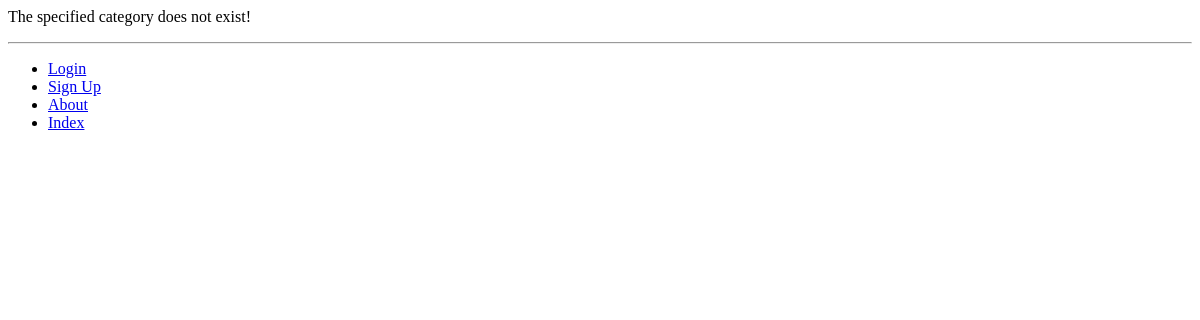
Page /rango/category/alain/ on the earlier database version.
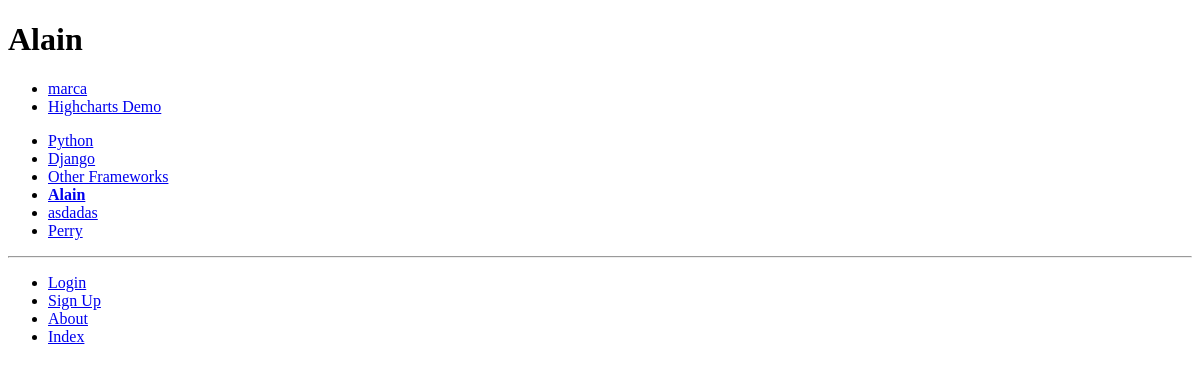
Same page on the later database version.
### rango/models.py (models this page shows, shortened)
class Category(models.Model):
    name = models.CharField(max_length=128, unique=True)
    views = models.IntegerField(default=0)
    likes = models.IntegerField(default=0)
    slug = models.SlugField(unique=True)
    class Meta:
        verbose_name_plural = 'categories'

class Page(models.Model):
    category = models.ForeignKey(Category, on_delete=models.CASCADE)
    title = models.CharField(max_length=128)
    url = models.URLField()
    views = models.IntegerField(default=0)

### rango/views.py (the view)
# urls.py: path('category/<slug:category_name_slug>/', views.show_category, name='show_category'),
def show_category(request, category_name_slug):
    context_dict = {}
    try:
        category = Category.objects.get(slug=category_name_slug)
        pages = Page.objects.filter(category=category)
        context_dict['pages'] = pages
        context_dict['category'] = category
    except Category.DoesNotExist:
        context_dict['category'] = None
        context_dict['pages'] = None
    return render(request, 'rango/category.html', context_dict)

### rango/templatetags/rango_template_tags.py (called while the page is built)
@register.inclusion_tag('rango/categories.html')
def get_category_list(current_category=None):
    return {'categories': Category.objects.all(),
            'current_category': current_category}

### templates/rango/category.html (shortened to what this page needs)
{% extends 'rango/base.html' %}
{% load staticfiles %}
{% block body_block %}
    {% if category %}
        <h1>{{ category.name }}</h1>
        {% if pages %}
            <ul>
            {% for page in pages %}
            <li><a href="{{ page.url }}">{{ page.title }}</a></li>
            {% endfor %}
            </ul>
        {% else %}
            <strong>No pages currently in category.</strong>
        {% endif %}
    {% else %}
        The specified category does not exist!
    {% endif %}
{% endblock %}

### templates/rango/base.html (shortened to what this page needs)
 <!DOCTYPE html>
{% load staticfiles %}
{% load rango_template_tags %}
 <html>
    <head>
    </head>
    <body>
        <div>
            {% block body_block %}
            {% endblock %}
        </div>
        <div>
            {% block sidebar_block %}
                {% get_category_list category %}
            {% endblock %}
        </div>
        <hr />
        <div>
            <ul>
                {% if user.is_authenticated %}
                    <li><a href="{% url 'rango:add_category' %}">Add New Category</a></li>
                    <li><a href="{% url 'rango:restricted' %}">Restricted Page</a></li>
                    <li><a href="{% url 'rango:logout' %}">Logout</a></li>
                {% else %}
                    <li><a href="{% url 'rango:login' %}">Login</a></li>
                    <li><a href="{% url 'rango:register' %}">Sign Up</a></li>
                {% endif %}
                <li><a href="{% url 'rango:about' %}">About</a></li>
                <li><a href="{% url 'rango:index' %}">Index</a></li>
            </ul>
        </div>
    </body>
 </html>

### templates/rango/categories.html
{% load staticfiles %}
<ul>
        {% if categories %}
            {% for c in categories %}
                {% if c.slug %}
                    <li>
                        {% if c == current_category %}
                            <strong>
                                <a href="{% url 'rango:show_category' c.slug %}">{{ c.name }}</a>
                            </strong>
                        {% else %}
                            <a href="{% url 'rango:show_category' c.slug %}">{{ c.name }}</a>
                        {% endif %}
                    </li>
                {% endif %}
            {% endfor %}
        {% else %}
            <li><strong>There are no categories present.</strong></li>
        {% endif %}
</ul>

Differences in the rows shown:
added Category: name "Alain"
added Page: title "marca"
added Page: title "Highcharts Demo"
now on this page (row edited): Category: name "Python"
now on this page (row edited): Category: name "Django"
now on this page (row edited): Category: name "Other Frameworks"
added Category: name "asdadas"
added Category: name "Perry"
Other differences:
text no longer shown: "The specified category does not exist!"
